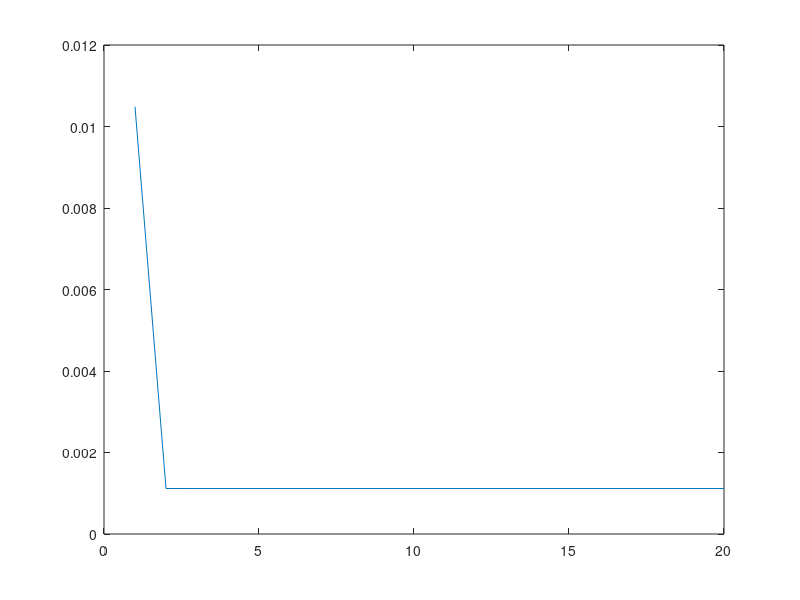

The MATLAB source for this figure:
close all; clear all;

load('weighttrain.mat')

% normalize by mean value and standard deviation
for j=1:5
    xnorm(:,j) = (x(:,j) - mean(x(:,j)) ) / std(x(:,j));
end
ynorm = (y - mean(y)) / std(y);

alpha = 1; % fastest convergence for alpha = 1 (in 2-3 iterations!)

M = size(x,1); % size of sample
theta = zeros(1,5+1); % 1 x 6
err = 0; 
objfun = 0;
ITER = 0;

theta_store = theta;


for k=1:20

ITER = [ITER k];
iter = k;

for i=1:iter
    
    for i=1:M
        h = theta(1) + theta(2:6) * transpose(xnorm(i,:));
        err = err + ( ynorm(i) - h );
    end
    theta(1) = theta(1) + alpha * (1/M) * err;
    err = 0;

    for j=2:6
        for i=1:M
            h = theta(1) + theta(2:6) * transpose(xnorm(i,:));
            err = err + ( ynorm(i) - h ) * xnorm(i,j-1);
        end
        theta(j) = theta(j) + alpha * (1/M) * err;
        err = 0;
    end
end

theta_store = [theta_store; theta];

for i=1:M
    h = theta(1) + theta(2:6) * transpose(xnorm(i,:));
    err = err + (h - ynorm(i))^2;
end

objfun = [objfun err/(2*M)];

end

plot(ITER(2:end), objfun(2:end));
